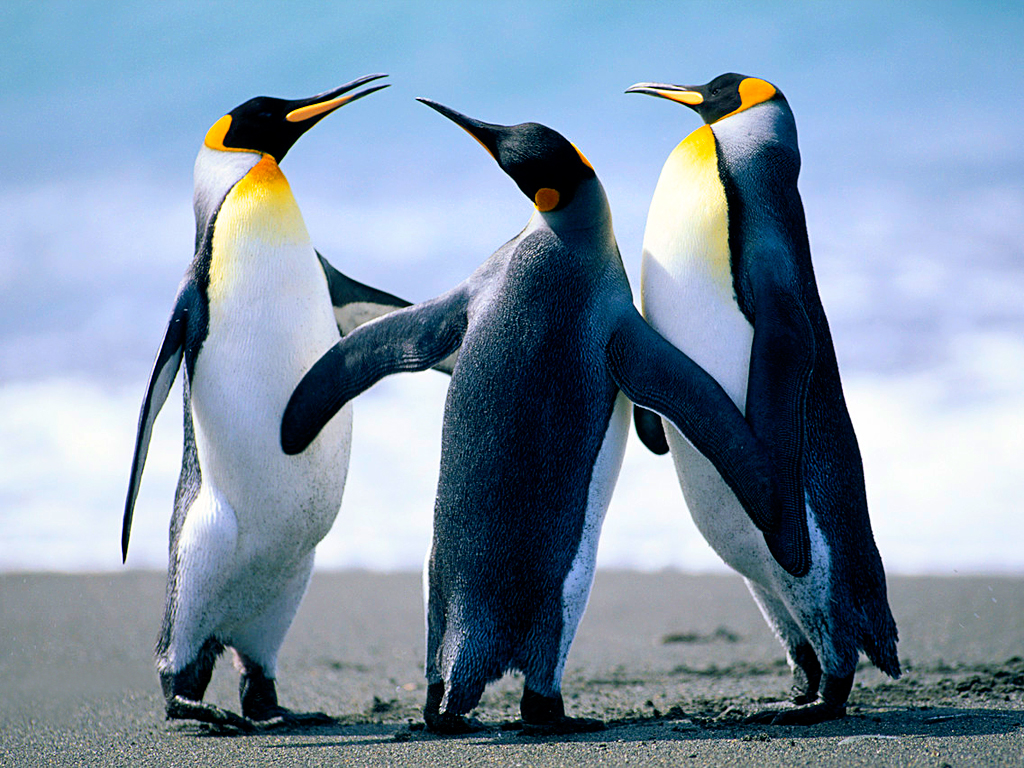
#> input picture Penguins.jpg, 1024 x 768 px
$ python kmeans.py   (older library calls are emulated)
#> lines starting #> are read from the running program, lines starting #| are printed output that depends on the picture
#!/usr/bin/env python
# coding: utf-8

# In[13]:


import numpy as np
import matplotlib.image as img
from scipy import misc
import os

def convert_img_to_arr(img_path):
#> called with img_path = 'Penguins.jpg'
    img = misc.imread(img_path)
#> img is the input picture: shape (768, 1024, 3); mean R, G, B 127.8, 148, 168.1
    rows, cols, colors = img.shape
#> rows = 768; cols = 1024; colors = 3
    rgb_arr = np.reshape(img, (rows*cols, colors))
    #rgb_arr = rgb_arr/255
    return rows, cols, colors, rgb_arr, os.stat(img_path).st_size

def find_closest_points(rgb_arr, centroids, k):
    dist = np.zeros((rgb_arr.shape[0], k))
    for i in range(k):
        dist[:, i] = np.sqrt(np.sum((rgb_arr-centroids[i])**2, axis = 1))

    return np.argmin(dist, axis=1)

def update_centroid(k, centroids, rgb_arr, closest_points):
    for i in range(k):
        centroids[i] = np.mean(rgb_arr[np.where(closest_points == i),:], axis=1)[0]
    #print(centroids)

def train_kmeans(iterations, rgb_arr, centroids, k):
    total_points = rgb_arr.shape[0]
    points_swithced_cluster = total_points
    i = 0
    while points_swithced_cluster > 0 and i < iterations:
        i += 1
        new_closest_points = find_closest_points(rgb_arr, centroids, k)
        update_centroid(k, centroids, rgb_arr, new_closest_points)
        if i > 1:
            points_swithced_cluster = np.sum(closest_points != new_closest_points)
            closest_points = new_closest_points
        else:
            closest_points = new_closest_points
        #print('# of points updated centroid in round', i, ':', points_swithced_cluster)

    return new_closest_points

def save_compressed_img(k, closest_points, centroids, rows, cols, colors, img, output=None, iteration=''):
    img_arr = np.zeros((rows*cols, colors))
    for i in range(k):
        img_arr[np.where(closest_points == i),:] = centroids[i]

    compressed_img = np.reshape(img_arr, (rows, cols, colors))
    if not output:
        img_ls = img.split('.')
        misc.imsave(str(k)+'k_compressed_' + ''.join(img_ls[:-1]) + iteration + '.' + img_ls[-1], compressed_img)
        return os.stat(str(k)+'k_compressed_' + ''.join(img_ls[:-1]) + iteration+ '.' + img_ls[-1]).st_size
    else:
        output_ls = output.split('.')
        misc.imsave(''.join(output_ls[:-1]) + iteration + '.' + output_ls[-1], compressed_img)
        return os.stat(''.join(output_ls[:-1]) + iteration + '.' + output_ls[-1]).st_size

def kmeanspp(k, rgb_arr):
    centroids = np.zeros((k, rgb_arr.shape[1]))
    centroids[0, :] = rgb_arr[np.random.randint(0, rgb_arr.shape[0]), :]
    selected_list = []
    for j in range(1, k):
        dist = np.zeros((rgb_arr.shape[0], k))
        for i in range(k):
            dist[:, i] = np.sqrt(np.sum((rgb_arr-centroids[i])**2, axis = 1))

        min_dist = np.min(dist, axis=1)
        #print('min_dist', min_dist)
        for val in selected_list:
            min_dist[val] = 0.0
        #print('min_dist', min_dist)
        p = min_dist/np.sum(min_dist)
        #print('p',p)
        selected_list.append(np.random.choice(rgb_arr.shape[0], size=None, replace=False, p=p))

        #centroids[j, :] = rgb_arr[np.argmax(np.min(dist, axis=1)), :]
        centroids[j, :] = rgb_arr[selected_list[-1], :]
    #print('selected_list', selected_list)
    return centroids

def getcentroids(k, rgb_arr):
    centroids = np.zeros((k, rgb_arr.shape[1]))
    selected_list = np.random.choice(rgb_arr.shape[0], size=k, replace=False, p=None)
    for n in range(k):
        centroids[n, :] = rgb_arr[selected_list[n], :]

    return centroids

def calc_full(max_iter, img_list=None, k_list=None, output=None):
    iterations = max_iter
    if not img_list:
        img_list = ['Penguins.jpg', 'Koala.jpg']
    if not k_list:
        k_list = [2, 5, 10, 15, 20]
    compression_list = []
    for m in range(10):
        for img in img_list:
            #print("for img:", img)
            rows, cols, colors, rgb_arr, img_size = convert_img_to_arr(img)
#> rows = 768; cols = 1024; colors = 3; img_size = 777835
            #print("rows:", rows, "cols:", cols, "colors:", colors, "rgb_arr:", rgb_arr)
            for k in k_list:
                #centroids = kmeanspp(k, rgb_arr)
                centroids = getcentroids(k, rgb_arr)
                closest_points = train_kmeans(iterations, rgb_arr, centroids, k)
                img_resize = save_compressed_img(k, closest_points, centroids, rows, cols, colors, img, output, str(m+1))
                compression_list.append([img, k, m, img_size, img_resize])
#> this loop made 1 pass
#> pass 1, in save_compressed_img, `compressed_img = np.reshape(img_arr, (rows, cols, colors))`:
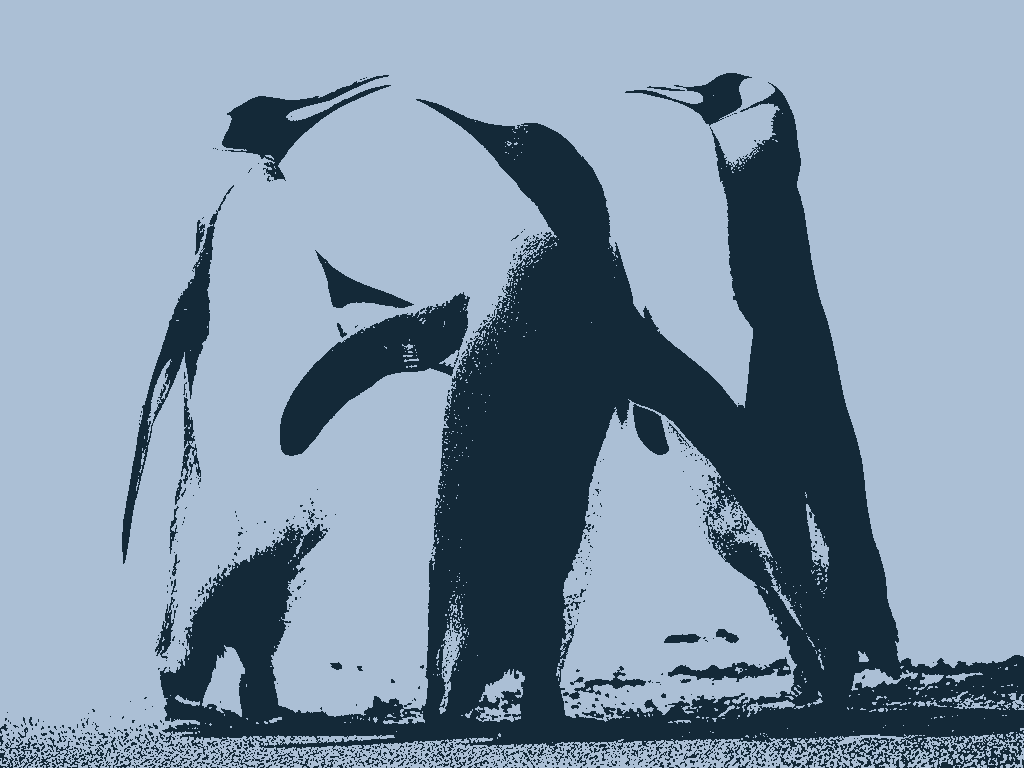
#> compressed_img: shape (768, 1024, 3) float64; mean of channels 0, 1, 2 127.8, 148, 168.1; drawn as R, G, B
#> pass 1, in save_compressed_img, `misc.imsave(''.join(output_ls[:-1]) + iteration + '.' + output_ls[-1],..`:
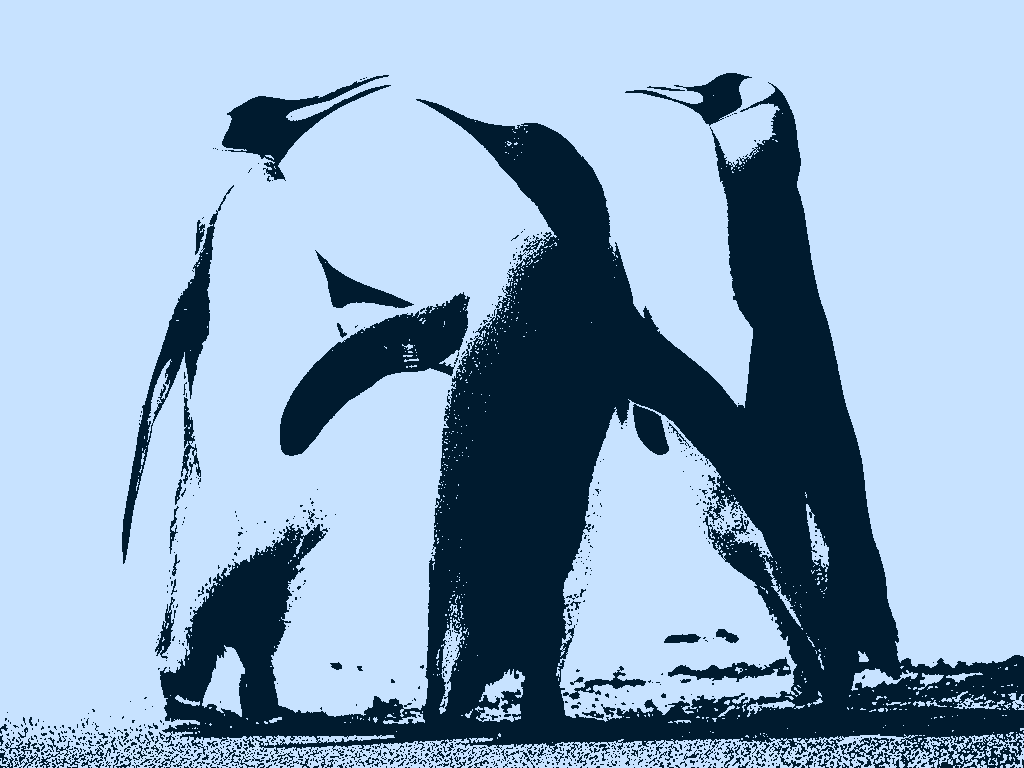
#> saved as output1.jpg: PIL image 1024x768 RGB; mean R, G, B 141.2, 168.2, 194.6
#> after the loop, compression_list = []
        print('Iteration', m+1, ': Image size reduced from', compression_list[-1][3], 'bytes to', compression_list[-1][4], 'bytes')
    np.savetxt("compression.csv", np.array(compression_list), fmt='%s', delimiter=",")
    compression_perc = calc_avg_var(compression_list)
    np.savetxt("compression_perc.csv", np.array(compression_perc), fmt='%s', delimiter=",")
    print('Please find the output images and csv files compression.csv & compression_perc.csv')
    return compression_perc

def calc_avg_var(compression_list):
    compression_arr = np.array(compression_list)
    compression_perc = []
    for img1 in np.unique(compression_arr[:, 0]):
        for k1 in np.unique(compression_arr[:, 1]):
            size_vals = compression_arr[np.where((compression_arr[:, 0]==img1) & (compression_arr[:, 1]==k1))]
            size_dec_perc = 100-(size_vals[:,4].astype(float)/size_vals[:,3].astype(float))*100
            compression_perc.append([img1, k1, np.average(size_dec_perc), np.var(size_dec_perc)])
    return compression_perc

if __name__ == "__main__":
    import sys

    if not sys.warnoptions:
        import warnings
        warnings.simplefilter("ignore")

    #img = 'Penguins.jpg'
    #print(calc_full(max_iter))

    max_iter = 100
    if len(sys.argv) < 4:
        print("Usage:python kmeans.py <input-image> <k> <output-image>")
        img = 'Penguins.jpg'
        k = 2
        output = 'output.jpg'
#> (the run stopped early here; a loop or call above may not have finished)
